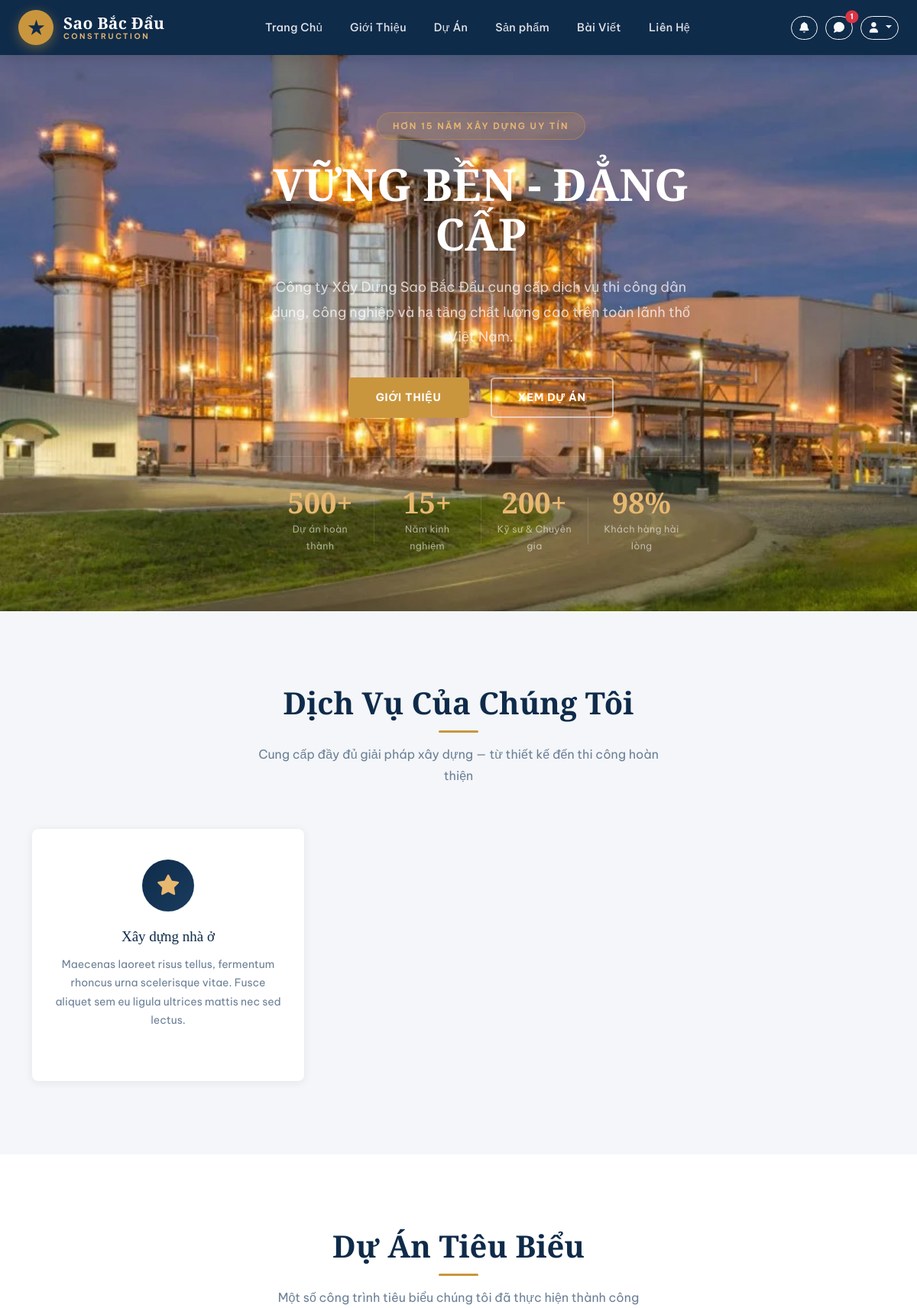
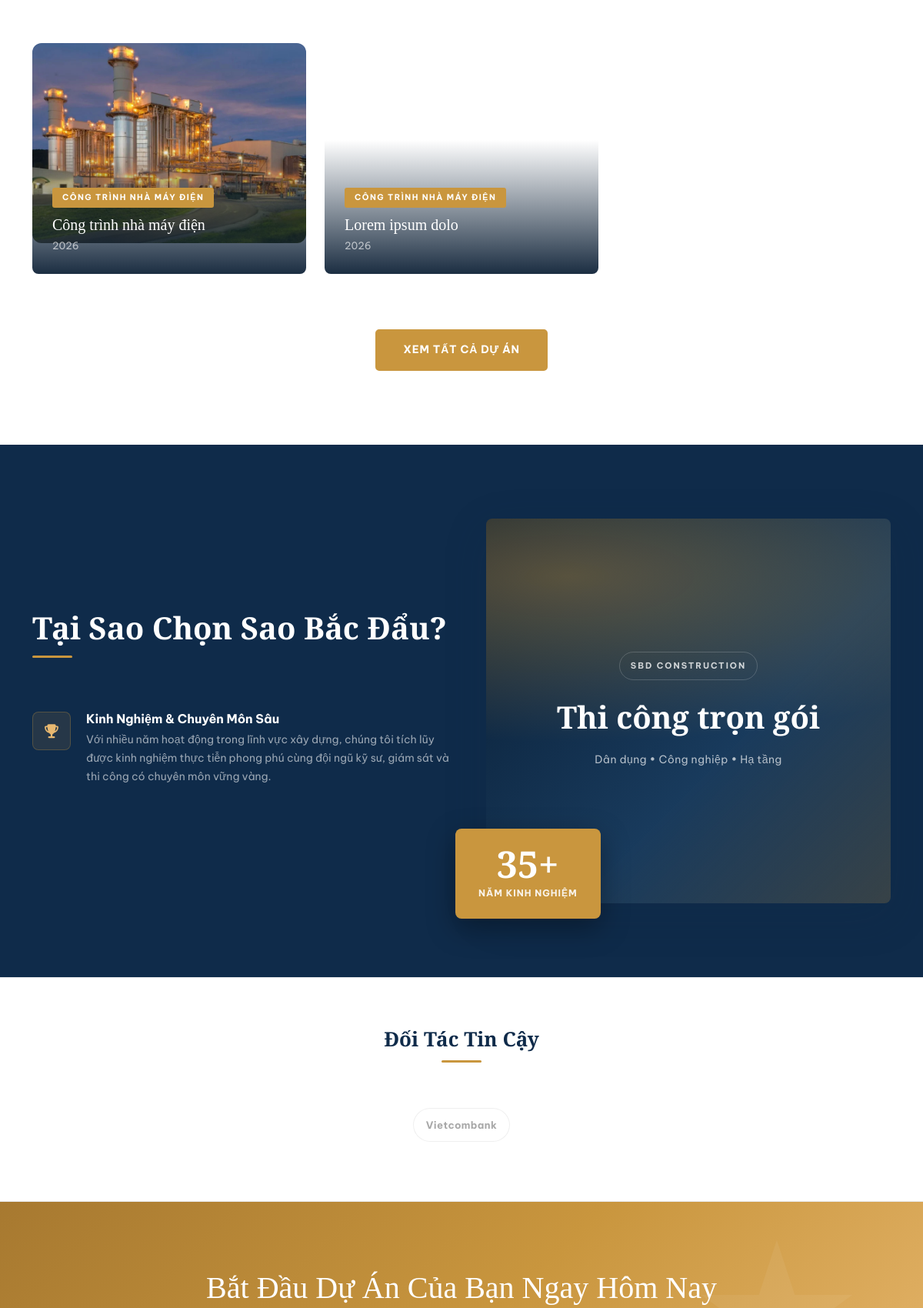
Screenshot of / (signed in, upper part) with the database file from the repository (2 pictures, top to bottom).
### home/models.py (models this page shows, shortened)
class HeroCarouselImage(models.Model):
    hero = models.ForeignKey(HeroSection, on_delete=models.CASCADE, related_name='carousel_images')
    image = models.ImageField(upload_to='hero/carousel/', verbose_name="Ảnh")
    order = models.PositiveIntegerField(default=0)
    class Meta:
        ordering = ['order']

class HeroSection(models.Model):
    badge_text = models.CharField(max_length=200, verbose_name="Badge text (vd: Hơn 15 năm...)")
    heading_line1 = models.CharField(max_length=300, verbose_name="Tiêu đề dòng 1")
    heading_line2 = models.CharField(max_length=300, blank=True, verbose_name="Tiêu đề dòng 2 (vàng)")
    description = models.TextField(verbose_name="Mô tả")
    btn_primary_text = models.CharField(max_length=100, default="Giới Thiệu", verbose_name="Nút chính - text")
    btn_primary_url = models.CharField(max_length=200, default="/about/", verbose_name="Nút chính - URL")
    btn_outline_text = models.CharField(max_length=100, default="Xem Dự Án", verbose_name="Nút phụ - text")
    btn_outline_url = models.CharField(max_length=200, default="/project/", verbose_name="Nút phụ - URL")
    stat_1_num = models.CharField(max_length=20, default="500+")
    stat_1_label = models.CharField(max_length=100, default="Dự án hoàn thành")
    stat_2_num = models.CharField(max_length=20, default="15+")
    stat_2_label = models.CharField(max_length=100, default="Năm kinh nghiệm")
    stat_3_num = models.CharField(max_length=20, default="200+")
    stat_3_label = models.CharField(max_length=100, default="Kỹ sư & Chuyên gia")
    stat_4_num = models.CharField(max_length=20, default="98%")
    stat_4_label = models.CharField(max_length=100, default="Khách hàng hài lòng")
    BG_TYPE_CHOICES = [
        ('color', 'Màu nền (mặc định)'),
        ('image', 'Ảnh nền'),
        ('video', 'Video tự chạy'),
        ('carousel', 'Carousel nhiều ảnh'),
    ]
    TEXT_THEME_CHOICES = [
        ('light', 'Chữ sáng'),
        ('dark', 'Chữ tối'),
    ]
    bg_type = models.CharField(max_length=20, choices=BG_TYPE_CHOICES, default='color', verbose_name="Loại nền")
    bg_image = models.ImageField(upload_to='hero/', blank=True, null=True, verbose_name="Ảnh nền")
    bg_video = models.FileField(upload_to='hero/videos/', blank=True, null=True, verbose_name="Video nền (mp4)")
    text_theme = models.CharField(max_length=10, choices=TEXT_THEME_CHOICES, default='light', verbose_name="Theme màu chữ")
    is_active = models.BooleanField(default=True)
    updated_at = models.DateTimeField(auto_now=True)
    class Meta:
        verbose_name = "Hero Section"

class Service(models.Model):
    service_type = models.ForeignKey(
        ServiceType,
        on_delete=models.PROTECT,
        related_name="services",
        verbose_name="Loại dịch vụ",
    )
    title = models.CharField(max_length=150, verbose_name="Tiêu đề")
    content = models.TextField(verbose_name="Nội dung")
    icon = models.CharField(
        max_length=500,
        blank=True,
        default="",
        verbose_name="Icon Font Awesome / Icon URL",
        help_text=(
            "Có thể nhập fa-eye, fa-solid fa-eye, cart-arrow-down "
            "hoặc URL icon từ Font Awesome."
        ),
    )
    order = models.PositiveIntegerField(default=0, verbose_name="Thứ tự hiển thị")
    is_active = models.BooleanField(default=True, verbose_name="Hiển thị")
    created_at = models.DateTimeField(auto_now_add=True)
    class Meta:
        ordering = ["order", "created_at"]
        verbose_name = "Dịch vụ"
        verbose_name_plural = "Dịch vụ"
    @property
    def icon_css_class(self):
        raw = (self.icon or "").strip()
        fallback = "fa-solid fa-star"
        if not raw:
            return fallback
        raw_lower = raw.lower()
        parts = raw.split()
        known_prefixes = {
            "fa-solid",
            "fa-regular",
            "fa-brands",
            "fa-light",
            "fa-thin",
            "fa-duotone",
            "fa",
            "fab",
            "far",
            "fas",
        }
        if any(part in known_prefixes for part in parts):
            if raw.startswith("fa ") and len(parts) >= 2 and parts[1].startswith("fa-"):
                return f"fa-solid {parts[1]}"
            return raw
        if raw.startswith("fa-"):
            return f"fa-solid {raw}"
        if "-" in raw and " " not in raw:
            return f"fa-solid fa-{raw}"
        return fallback

class Project(models.Model):
    name = models.CharField(max_length=200)
    description = models.TextField()
    image = models.ImageField(upload_to="projects/")
    created_at = models.DateTimeField(auto_now_add=True)
    category = models.ForeignKey(
        ProjectCategory,
        on_delete=models.PROTECT,
        related_name="projects",
    )
    is_featured = models.BooleanField(default=False)

class ProjectCategory(models.Model):
    name = models.CharField(max_length=100, unique=True)
    slug = models.SlugField(blank=True, null=True, unique=True)
    is_hidden = models.BooleanField(default=False)

class HomeWhyChooseSection(models.Model):
    section_title = models.CharField(
        max_length=255,
        default="Tại Sao Chọn Sao Bắc Đẩu?",
        verbose_name="Tiêu đề khối bên trái",
    )
    right_kicker = models.CharField(
        max_length=100,
        default="SBD Construction",
        verbose_name="Dòng nhỏ bên phải",
    )
    right_title = models.CharField(
        max_length=255,
        default="Thi công trọn gói",
        verbose_name="Tiêu đề lớn bên phải",
    )
    right_subtitle = models.CharField(
        max_length=255,
        default="Dân dụng • Công nghiệp • Hạ tầng",
        verbose_name="Dòng mô tả bên phải",
    )
    badge_number = models.CharField(
        max_length=20,
        default="15+",
        verbose_name="Số badge",
    )
    badge_label = models.CharField(
        max_length=100,
        default="Năm Kinh Nghiệm",
        verbose_name="Chữ dưới badge",
    )
    updated_at = models.DateTimeField(auto_now=True)
    class Meta:
        verbose_name = "Khối Tại Sao Chọn Chúng Tôi"
        verbose_name_plural = "Khối Tại Sao Chọn Chúng Tôi"

class HomeWhyChooseItem(models.Model):
    section = models.ForeignKey(
        HomeWhyChooseSection,
        on_delete=models.CASCADE,
        related_name="items",
        verbose_name="Khối",
    )
    icon = models.CharField(
        max_length=100,
        default="fa-solid fa-star",
        verbose_name="Icon Font Awesome",
        help_text="Ví dụ: fa fa-trophy hoặc fa-solid fa-shield",
    )
    title = models.CharField(max_length=255, verbose_name="Tiêu đề item")
    content = models.TextField(verbose_name="Nội dung item")
    order = models.PositiveIntegerField(default=0, verbose_name="Thứ tự")
    is_active = models.BooleanField(default=True, verbose_name="Hiển thị")
    created_at = models.DateTimeField(auto_now_add=True)
    class Meta:
        ordering = ["order", "created_at"]
        verbose_name = "Lý do chọn chúng tôi"
        verbose_name_plural = "Lý do chọn chúng tôi"

class Partner(models.Model):
    name = models.CharField(max_length=200, verbose_name="Tên đối tác")
    logo = models.ImageField(
        upload_to="partners/",
        blank=True,
        null=True,
        verbose_name="Logo",
    )
    website_url = models.URLField(blank=True, verbose_name="Website")
    order = models.PositiveIntegerField(default=0, verbose_name="Thứ tự hiển thị")
    is_active = models.BooleanField(default=True, verbose_name="Hiển thị")
    created_at = models.DateTimeField(auto_now_add=True)
    class Meta:
        ordering = ["order", "created_at"]
        verbose_name = "Đối tác"
        verbose_name_plural = "Đối tác"

### home/views.py (the view)
# urls.py: path("", views.home, name="home"),
def home(request):
    hero = HeroSection.objects.filter(is_active=True).first()
    projects = Project.objects.filter(is_featured=True)
    partners = Partner.objects.filter(is_active=True).order_by("order", "created_at")
    services = (
        Service.objects.filter(is_active=True, service_type__is_active=True)
        .select_related("service_type")
        .order_by(
            "service_type__order",
            "service_type__created_at",
            "order",
            "created_at",
        )
    )
    why_section = HomeWhyChooseSection.objects.first()
    why_items = HomeWhyChooseItem.objects.filter(is_active=True).order_by(
        "order", "created_at"
    )
    return render(
        request,
        "home/home.html",
        {
            "projects": projects,
            "services": services,
            "why_section": why_section,
            "why_items": why_items,
            "hero": hero,
            "partners": partners,
        },
    )

### templates/home/home.html (shortened to what this page needs)
{% extends 'base.html' %} {% load static %} {% block content %}
{% if hero and hero.bg_type == 'video' and hero.bg_video %}
<section class="home_bg">
    <video autoplay muted loop playsinline
           style="position:absolute; top:0; left:0; width:100%; height:100%; object-fit:cover; z-index:0;">
        <source src="{{ hero.bg_video.url }}" type="video/mp4">
    </video>
    <div style="position:relative; z-index:1;">
{% elif hero and hero.bg_type == 'carousel' and hero.carousel_images.all %}
<section class="home_bg">
    <div id="heroBgCarousel" style="position:absolute; top:0; left:0; width:100%; height:100%; z-index:0;">
        {% for img in hero.carousel_images.all %}
        <div class="carousel-bg-slide" style="position:absolute; top:0; left:0; width:100%; height:100%;
             background-image:url('{{ img.image.url }}'); background-size:cover; background-position:center;
             opacity:0; transition: opacity 1s ease-in-out;"></div>
        {% endfor %}
    </div>
    <div style="position:relative; z-index:1;">
{% else %}
<section class="home_bg">
    <div>
{% endif %}
        <div class="container">
            <div class="row">
                <div class="col-lg-10 offset-lg-1 col-sm-12 text-center">
                    <div class="hero-text {% if hero and hero.text_theme %}hero-text--{{ hero.text_theme }}{% else %}hero-text--light{% endif %}">
                        {% if hero %}
                            <div class="hero-badge">{{ hero.badge_text }}</div>
                            <h2>{{ hero.heading_line1 }}{% if hero.heading_line2 %}<br><span>{{ hero.heading_line2 }}</span>{% endif %}</h2>
                            <p>{{ hero.description }}</p>
                            <div class="hero-actions">
                                <a href="{{ hero.btn_primary_url }}" class="btn-primary-custom mr-3">{{ hero.btn_primary_text }}</a>
                                <a href="{{ hero.btn_outline_url }}" class="btn-outline-custom">{{ hero.btn_outline_text }}</a>
                            </div>
                            <div class="hero-stats">
                                <div class="hero-stat-item"><div class="num">{{ hero.stat_1_num }}</div><div class="label">{{ hero.stat_1_label }}</div></div>
                                <div class="hero-stat-item"><div class="num">{{ hero.stat_2_num }}</div><div class="label">{{ hero.stat_2_label }}</div></div>
                                <div class="hero-stat-item"><div class="num">{{ hero.stat_3_num }}</div><div class="label">{{ hero.stat_3_label }}</div></div>
                                <div class="hero-stat-item"><div class="num">{{ hero.stat_4_num }}</div><div class="label">{{ hero.stat_4_label }}</div></div>
                            </div>
                        {% endif %}
                    </div>
                </div>
            </div>
        </div>
    </div>
</section>
<section class="services-section">
  <div class="container">
    <div class="section-title text-center wow zoomIn">
      <h2>Dịch Vụ Của Chúng Tôi</h2>
      <p>
        Cung cấp đầy đủ giải pháp xây dựng — từ thiết kế đến thi công hoàn thiện
      </p>
    </div>
    <div class="row">
      {% for service in services %}
      <div class="col-lg-4 col-md-6">
        <div class="service-card wow fadeInUp">
          <div class="service-icon">
            <i class="{{ service.icon_css_class }}"></i>
          </div>
          <h4>{{ service.title }}</h4>
          <p>{{ service.content }}</p>
        </div>
      </div>
      {% endfor %}
    </div>
  </div>
</section>
<section class="featured-projects">
  <div class="container">
    <div class="section-title text-center wow zoomIn">
      <h2>Dự Án Tiêu Biểu</h2>
      <p>Một số công trình tiêu biểu chúng tôi đã thực hiện thành công</p>
    </div>
    <div class="row">
      {% for project in projects %}
      <div class="col-lg-4 col-md-6 mb-4">
        <div class="project-card wow fadeInUp">
          <div
            class="project-thumb"
            style="background-image: url('{{ project.image.url }}');"
          ></div>
          <div class="project-overlay">
            <span class="tag">{{ project.category.name }}</span>
            <h4>{{ project.name }}</h4>
            <p>{{ project.created_at|date:"Y" }}</p>
          </div>
        </div>
      </div>
      {% empty %}
      <div class="col-12 text-center text-muted">
        Chưa có dự án nổi bật nào.
      </div>
      {% endfor %}
    </div>
    <div class="text-center mt-4">
      <a href="{% url 'project' %}" class="btn-primary-custom">
        Xem Tất Cả Dự Án
      </a>
    </div>
  </div>
</section>
<section class="why-us">
  <div class="container">
    <div class="row align-items-center">
      <div class="col-lg-6 wow fadeInLeft">
        <div class="section-title text-left">
          <h2>
            {{ why_section.section_title|default:"Tại Sao Chọn Sao Bắc Đẩu?" }}
          </h2>
        </div>
        {% for item in why_items %}
        <div class="why-item">
          <div class="why-item-icon">
            <i class="{{ item.icon|default:'fa-solid fa-star' }}"></i>
          </div>
          <div class="why-item-content">
            <h5>{{ item.title }}</h5>
            <p>{{ item.content }}</p>
          </div>
        </div>
        {% endfor %}
      </div>
      <div class="col-lg-6 wow fadeInRight mt-4 mt-lg-0">
        <div class="why-us-img" style="padding-left: 20px">
          <div
            class="why-us-media"
            role="img"
            aria-label="Năng lực thi công của Sao Bắc Đẩu"
          >
            <div class="why-us-media-inner">
              <div class="kicker">
                {{ why_section.right_kicker|default:"SBD Construction" }}
              </div>
              <div class="title">
                {{ why_section.right_title|default:"Thi công trọn gói" }}
              </div>
              <div class="sub">
                {{ why_section.right_subtitle|default:"Dân dụng • Công nghiệp • Hạ tầng" }}
              </div>
            </div>
          </div>
          <div class="experience-badge">
            <div class="years">
              {{ why_section.badge_number|default:"15+" }}
            </div>
            <div class="years-label">
              {{ why_section.badge_label|default:"Năm Kinh Nghiệm" }}
            </div>
          </div>
        </div>
      </div>
    </div>
  </div>
</section>
<section class="partners-section">
  <div class="container">
    <div
      class="section-title text-center mb-4"
      style="margin-bottom: 32px !important"
    >
      <h2 style="font-size: 26px">Đối Tác Tin Cậy</h2>
    </div>
    <div class="row align-items-center justify-content-center">
      {% for partner in partners %}
      <div class="col">
        {% if partner.website_url %}
        <a
          href="{{ partner.website_url }}"
          class="partner-logo d-flex align-items-center justify-content-center"
          target="_blank"
          rel="noopener noreferrer"
          aria-label="{{ partner.name }}"
        >
          {% if partner.logo %}
          <img src="{{ partner.logo.url }}" alt="{{ partner.name }}" />
          {% else %}
          <div class="partner-pill">{{ partner.name }}</div>
          {% endif %}
        </a>
        {% else %}
        <div class="partner-logo d-flex align-items-center justify-content-center">
          {% if partner.logo %}
          <img src="{{ partner.logo.url }}" alt="{{ partner.name }}" />
          {% else %}
          <div class="partner-pill">{{ partner.name }}</div>
          {% endif %}
        </div>
        {% endif %}
      </div>
      {% empty %}
      <div class="col-12 text-center text-muted">
        Chưa có đối tác nào để hiển thị.
      </div>
      {% endfor %}
    </div>
  </div>
</section>
<section class="cta-section wow fadeIn">
  <div class="container">
    <h2>Bắt Đầu Dự Án Của Bạn Ngay Hôm Nay</h2>
  </div>
</section>
{% endblock %}

### rows the page displays
HeroCarouselImage: image (picture)
HeroSection: badge_text "HƠN 15 NĂM XÂY DỰNG UY TÍN", heading_line1 "VỮNG BỀN - ĐẲNG CẤP", description "Công ty Xây Dựng Sao Bắc Đẩu cung cấp dịch vụ thi công dân dụng, công nghiệp và hạ tầng chất lượng cao trên toàn lãnh thổ Việt Nam.", btn_primary_text "GIỚI THIỆU", btn_outline_text "XEM DỰ ÁN", stat_1_num "500+", stat_1_label "Dự án hoàn thành", stat_2_num "15+", stat_2_label "Năm kinh nghiệm", stat_3_num "200+", stat_3_label "Kỹ sư & Chuyên gia", stat_4_num "98%", stat_4_label "Khách hàng hài lòng"
Service: title "Xây dựng nhà ở", content "Maecenas laoreet risus tellus, fermentum rhoncus urna scelerisque vitae. Fusce aliquet sem eu ligula ultrices mattis nec sed lectus."
Project: image (picture), category.name "CÔNG TRÌNH NHÀ MÁY ĐIỆN", name "Công trình nhà máy điện", created_at "2026"
Project: category.name "CÔNG TRÌNH NHÀ MÁY ĐIỆN", name "Lorem ipsum dolo", created_at "2026"
HomeWhyChooseSection: section_title "Tại Sao Chọn Sao Bắc Đẩu?", right_kicker "SBD CONSTRUCTION", right_title "Thi công trọn gói", right_subtitle "Dân dụng • Công nghiệp • Hạ tầng", badge_number "35+", badge_label "NĂM KINH NGHIỆM"
HomeWhyChooseItem: title "Kinh Nghiệm & Chuyên Môn Sâu", content "Với nhiều năm hoạt động trong lĩnh vực xây dựng, chúng tôi tích lũy được kinh nghiệm thực tiễn phong phú cùng đội ngũ kỹ sư, giám sát và thi công có chuyên môn vững vàng."
Partner: name "Vietcombank"

### other values shown
{{ consultations_unfinished }} "1"
